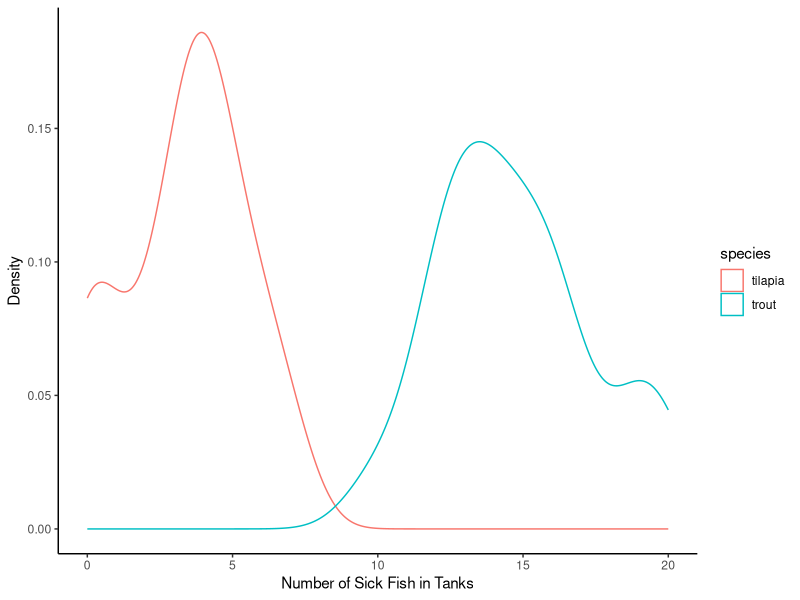
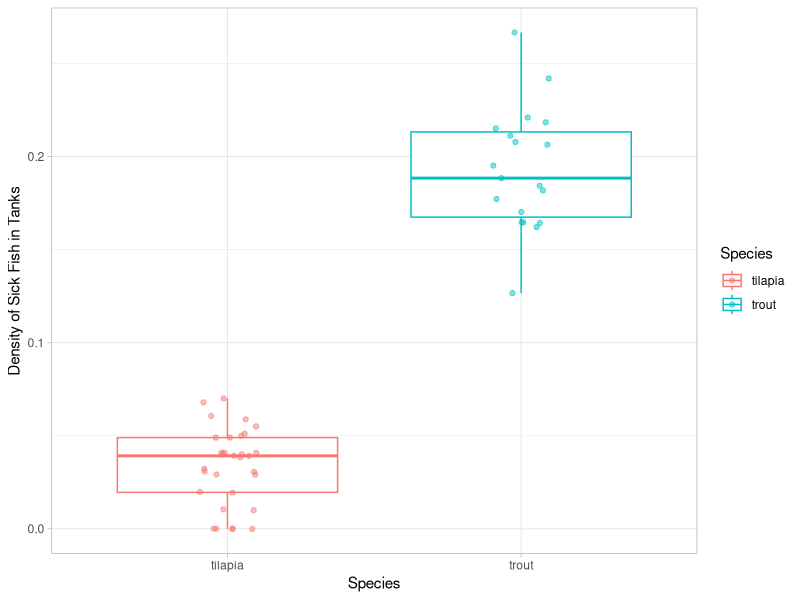
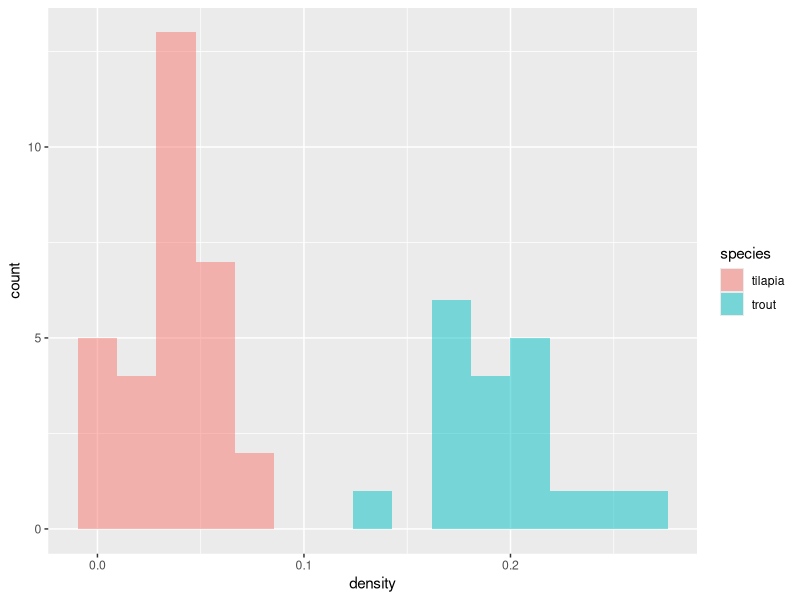
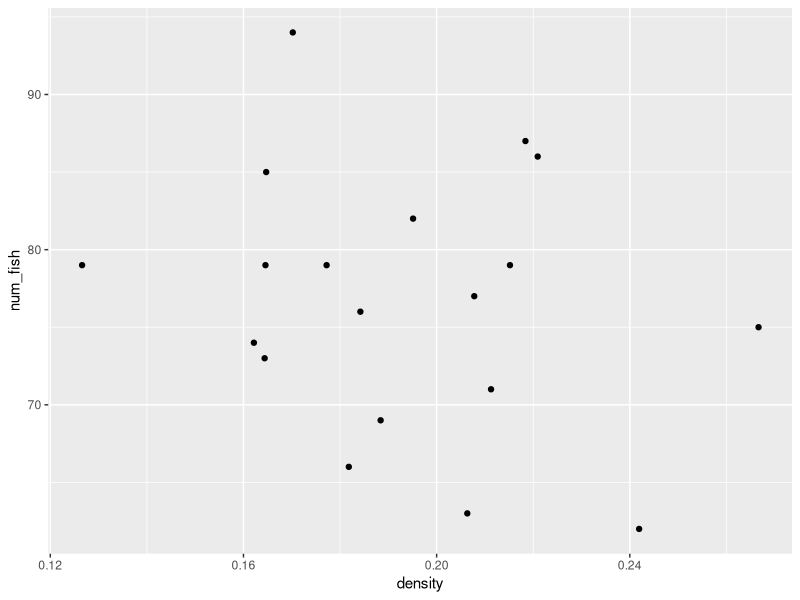
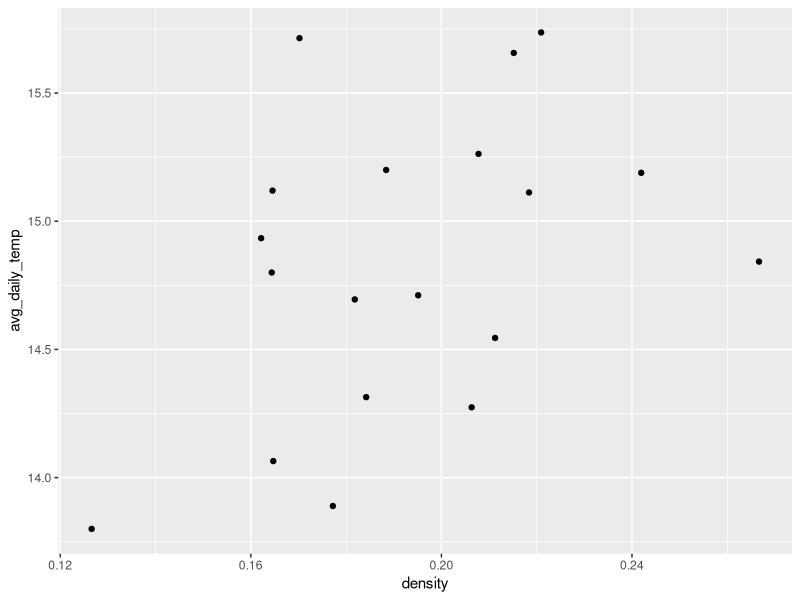
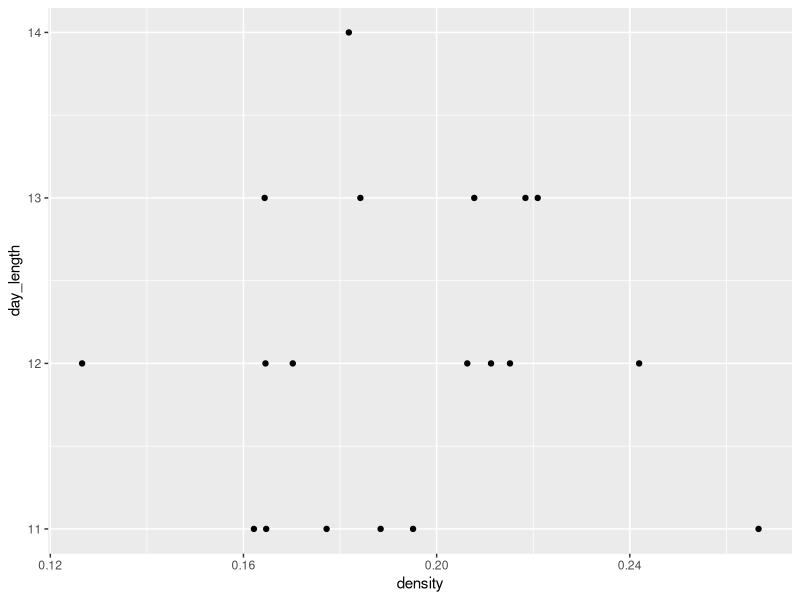

R code for these plots, in order:
## ---- chunk 1
# Load library
library(tidyverse)
## ---- chunk 2
# Load dataset
sick_fish <- read_csv("data/fish_sick_data.csv") 
## ---- chunk 3
# View first few rows of data
head(sick_fish)
## ---- chunk 4
# Density plot
ggplot(sick_fish, aes(num_sick, color = species)) +
  geom_density(alpha = 0.5) +
  labs(x = "Number of Sick Fish in Tanks",
       y = "Density",
       fill = "Species") +
  theme_classic()
## ---- chunk 5
# Take into account the number of fish in the tank: 
# Density of sick fish
sick_fish <- sick_fish %>% 
  mutate(density = num_sick/num_fish) 
## ---- chunk 6
# Mean and standard deviation of density of sick fish for each species
sick_fish %>% 
  group_by(species) %>% 
  summarize(mean_sick_fish = mean(density),
            sd_sick_fish = sd(density))

# Plot density sick fish for each species
ggplot(sick_fish, aes(species, density, color = species)) +
  geom_boxplot() + 
  geom_jitter(alpha = 0.5, width = 0.1) +
  labs(x = "Species",
       y = "Density of Sick Fish in Tanks",
       color = "Species") +
  theme_light()

# And a histogram
ggplot(sick_fish, aes(density, fill = species)) +
  geom_histogram(alpha = 0.5, bins = 15)

## ---- chunk 7
# Only trout
sick_trout <- sick_fish %>% 
  filter(species == "trout")
## ---- chunk 8
# Is it the number of fish?
ggplot(sick_trout, aes(x = density, y = num_fish)) +
  #geom_smooth(method = 'lm', se = FALSE) +
  geom_point() 

# Is it the average daily temperature?
ggplot(sick_trout, aes(x = density, y = avg_daily_temp)) +
  #geom_smooth(method = 'lm', se = FALSE) +
  geom_point()

# Is it the day length?
ggplot(sick_trout, aes(density, day_length)) +
  #geom_smooth(method = 'lm', se = FALSE) +
  geom_point() 
